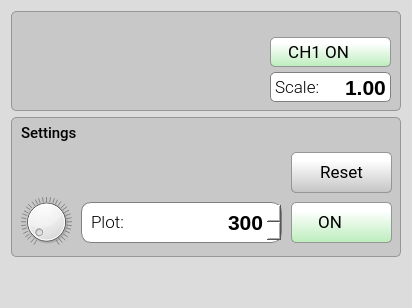
       <widget class="QGroupBox" name="layout_controls">
        <property name="sizePolicy">
         <sizepolicy hsizetype="Preferred" vsizetype="Preferred">
          <horstretch>0</horstretch>
          <verstretch>0</verstretch>
         </sizepolicy>
        </property>
        <property name="minimumSize">
         <size>
          <width>388</width>
          <height>0</height>
         </size>
        </property>
        <property name="font">
         <font>
          <family>Roboto</family>
         </font>
        </property>
        <property name="styleSheet">
         <string notr="true">QGroupBox {background-color: rgb(220,220,220);border: 0px; border-radius: 5px;  margin-top: 0.0em;}; 
QGroupBox::title {subcontrol-origin: margin;left: 10px;padding: 0 3px 0 3px;}</string>
        </property>
        <property name="title">
         <string/>
        </property>
        <layout class="QVBoxLayout" name="verticalLayout_2">
         <item>
          <widget class="QGroupBox" name="groupBox_ch1">
           <property name="minimumSize">
            <size>
             <width>390</width>
             <height>100</height>
            </size>
           </property>
           <property name="maximumSize">
            <size>
             <width>16777215</width>
             <height>150</height>
            </size>
           </property>
           <property name="font">
            <font>
             <family>Roboto Medium</family>
             <pointsize>11</pointsize>
            </font>
           </property>
           <property name="styleSheet">
            <string notr="true">QGroupBox {background-color: rgb(200,200,200);border: 1px solid rgb(150,150,150); border-radius: 5px;  margin-top: 0.5em;}; 
QGroupBox::title {subcontrol-origin: margin;left: 10px;padding: 0 3px 0 3px;}</string>
           </property>
           <property name="title">
            <string/>
           </property>
           <widget class="QDoubleSpinBox" name="doubleSpinBox_gain1">
            <property name="enabled">
             <bool>true</bool>
            </property>
            <property name="geometry">
             <rect>
              <x>259</x>
              <y>61</y>
              <width>121</width>
              <height>30</height>
             </rect>
            </property>
            <property name="minimumSize">
             <size>
              <width>121</width>
              <height>0</height>
             </size>
            </property>
            <property name="maximumSize">
             <size>
              <width>120</width>
              <height>16777215</height>
             </size>
            </property>
            <property name="styleSheet">
             <string notr="true">QDoubleSpinBox { background-color: rgba(255,255,255, 1.0);border: 1px solid gray; border-radius:5px;
				   text-align:right;font-family:'Roboto Mono Medium','Roboto'; font-size:16pt; font-weight:500;  }

QDoubleSpinBox::up-button { height:22px; width: 30px; border: 0px;
									 image: url(:/main/resources/img/arrow_up4.png); }

QDoubleSpinBox::down-button { height:22px; width: 30px; border: 0px;
										  image: url(:/main/resources/img/arrow_down4.png); }

QDoubleSpinBox::up-button:hover { 
	image: url(:/main/resources/img/arrow_up4b.png);
}

QDoubleSpinBox::down-button:hover {
	image: url(:/main/resources/img/arrow_down4b.png);
 }

QDoubleSpinBox:disabled { background-color: rgba(240,240,240, 1.0); border: 1px transparent; border-radius:5px;
                                          text-align:right;font-family:'Roboto Mono Medium','Roboto'; font-size:16pt; font-weight:500; }

QDoubleSpinBox::up-button:disabled { height:22px; width: 30px; border: 0px; image: url(:/main/resources/img/arrow_up2.png); }

QDoubleSpinBox::down-button:disabled { height:22px; width: 30px; border: 0px; image: url(:/main/resources/img/arrow_down2.png); }
</string>
            </property>
            <property name="wrapping">
             <bool>false</bool>
            </property>
            <property name="frame">
             <bool>true</bool>
            </property>
            <property name="alignment">
             <set>Qt::AlignRight|Qt::AlignTrailing|Qt::AlignVCenter</set>
            </property>
            <property name="buttonSymbols">
             <enum>QAbstractSpinBox::NoButtons</enum>
            </property>
            <property name="accelerated">
             <bool>false</bool>
            </property>
            <property name="keyboardTracking">
             <bool>false</bool>
            </property>
            <property name="showGroupSeparator" stdset="0">
             <bool>false</bool>
            </property>
            <property name="prefix">
             <string/>
            </property>
            <property name="decimals">
             <number>2</number>
            </property>
            <property name="minimum">
             <double>-9.900000000000000</double>
            </property>
            <property name="value">
             <double>1.000000000000000</double>
            </property>
           </widget>
           <widget class="QLabel" name="label_7">
            <property name="geometry">
             <rect>
              <x>264</x>
              <y>65</y>
              <width>45</width>
              <height>23</height>
             </rect>
            </property>
            <property name="font">
             <font>
              <family>Roboto Light</family>
              <pointsize>13</pointsize>
              <weight>50</weight>
              <bold>false</bold>
             </font>
            </property>
            <property name="text">
             <string>Scale:</string>
            </property>
           </widget>
           <widget class="QPushButton" name="pushButton_disable1">
            <property name="enabled">
             <bool>true</bool>
            </property>
            <property name="geometry">
             <rect>
              <x>259</x>
              <y>26</y>
              <width>121</width>
              <height>30</height>
             </rect>
            </property>
            <property name="font">
             <font>
              <family>Roboto</family>
              <pointsize>13</pointsize>
             </font>
            </property>
            <property name="styleSheet">
             <string notr="true">QPushButton {
	padding: 0.2em 0.2em 0.3em 0.2em;
	border: 1px solid rgb(150, 150, 150);
	border-radius: 5px;
	color: black;
	background: qlineargradient(x1:0, y1:0, x2:0, y2:2, stop:0 #FFFFFF, stop:0.1 #FFFFFF, stop:1 #69D769);
	text-align:left;
	padding-left:13px;
}

QPushButton:hover:!pressed {
	border: 1px solid rgb(150, 150, 150);
	border-radius: 5px;
	color: #256552;
	background: qlineargradient(x1:0, y1:0, x2:0, y2:2, stop:0 #FFFFFF, stop:0.1 #FFFFFF, stop:1 #ACFAAC);
}

QPushButton:pressed {
	border: 2px solid rgb(150, 150, 150);
	border-radius: 5px;
	background: #FFFFFF;
	color: #2f836a;
}

QPushButton:disabled {
	border: 1px solid rgb(180, 180, 180);
	color: gray;
	background: qlineargradient(x1:0, y1:0, x2:0, y2:2, stop:0 #CCCCCC, stop:0.1 #EEEEEE, stop:1 #BBBBBB);
}</string>
            </property>
            <property name="text">
             <string> CH1 ON  </string>
            </property>
            <property name="icon">
             <iconset resource="resources.qrc">
              <normaloff>:/main/resources/img/power-off-green3.png</normaloff>
              <disabledoff>:/main/resources/img/power-off-green3.png</disabledoff>:/main/resources/img/power-off-green3.png</iconset>
            </property>
            <property name="iconSize">
             <size>
              <width>23</width>
              <height>22</height>
             </size>
            </property>
           </widget>
           <widget class="QPushButton" name="pushButton_enable1">
            <property name="geometry">
             <rect>
              <x>259</x>
              <y>26</y>
              <width>121</width>
              <height>30</height>
             </rect>
            </property>
            <property name="font">
             <font>
              <family>Roboto</family>
              <pointsize>13</pointsize>
             </font>
            </property>
            <property name="styleSheet">
             <string notr="true">QPushButton {
	padding: 0.2em 0.2em 0.3em 0.2em;
	border: 1px solid rgb(150, 150, 150);
	border-radius: 5px;
	color: black;
	background: qlineargradient(x1:0, y1:0, x2:0, y2:2, stop:0 #FFFFFF, stop:0.1 #FFFFFF, stop:1 #7B7B7B);
	text-align:left;
	padding-left:13px;
}

QPushButton:hover:!pressed {
	border: 1px solid rgb(150, 150, 150);
	border-radius: 5px;
	color: #256552;
	background: qlineargradient(x1:0, y1:0, x2:0, y2:2, stop:0 #FFFFFF, stop:0.1 #FFFFFF, stop:1 #AAAAAA);
}

QPushButton:pressed {
	border: 2px solid rgb(150, 150, 150);
	border-radius: 5px;
	background: #FFFFFF;
	color: #2f836a;
}

QPushButton:disabled {
	border: 1px solid rgb(180, 180, 180);
	color: gray;
	background: qlineargradient(x1:0, y1:0, x2:0, y2:2, stop:0 #CCCCCC, stop:0.1 #EEEEEE, stop:1 #BBBBBB);
}</string>
            </property>
            <property name="text">
             <string> CH1 OFF</string>
            </property>
            <property name="icon">
             <iconset resource="resources.qrc">
              <normaloff>:/main/resources/img/power-off-gray2.png</normaloff>:/main/resources/img/power-off-gray2.png</iconset>
            </property>
            <property name="iconSize">
             <size>
              <width>23</width>
              <height>22</height>
             </size>
            </property>
           </widget>
           <zorder>doubleSpinBox_gain1</zorder>
           <zorder>label_7</zorder>
           <zorder>pushButton_enable1</zorder>
           <zorder>pushButton_disable1</zorder>
          </widget>
         </item>
         <item>
          <widget class="QGroupBox" name="groupBox_settigns">
           <property name="sizePolicy">
            <sizepolicy hsizetype="Preferred" vsizetype="Expanding">
             <horstretch>0</horstretch>
             <verstretch>0</verstretch>
            </sizepolicy>
           </property>
           <property name="minimumSize">
            <size>
             <width>0</width>
             <height>140</height>
            </size>
           </property>
           <property name="maximumSize">
            <size>
             <width>16777215</width>
             <height>140</height>
            </size>
           </property>
           <property name="font">
            <font>
             <family>Roboto Medium</family>
             <pointsize>11</pointsize>
             <weight>50</weight>
             <italic>false</italic>
             <bold>false</bold>
             <kerning>true</kerning>
            </font>
           </property>
           <property name="styleSheet">
            <string notr="true">QGroupBox {background-color: rgb(200,200,200);border: 1px solid rgb(150,150,150); border-radius: 5px;  margin-top: 0.5em;}; 
QGroupBox::title {subcontrol-origin: margin;left: 10px;padding: 0 3px 0 3px;}</string>
           </property>
           <property name="title">
            <string/>
           </property>
           <widget class="QLabel" name="label_3">
            <property name="geometry">
             <rect>
              <x>80</x>
              <y>95</y>
              <width>101</width>
              <height>21</height>
             </rect>
            </property>
            <property name="font">
             <font>
              <family>Roboto Light</family>
              <pointsize>13</pointsize>
              <weight>50</weight>
              <bold>false</bold>
             </font>
            </property>
            <property name="text">
             <string>Plot:</string>
            </property>
           </widget>
           <widget class="QDial" name="dial_display">
            <property name="geometry">
             <rect>
              <x>10</x>
              <y>80</y>
              <width>51</width>
              <height>50</height>
             </rect>
            </property>
            <property name="minimum">
             <number>2</number>
            </property>
            <property name="maximum">
             <number>6000</number>
            </property>
            <property name="value">
             <number>100</number>
            </property>
            <property name="orientation">
             <enum>Qt::Horizontal</enum>
            </property>
            <property name="invertedAppearance">
             <bool>false</bool>
            </property>
            <property name="wrapping">
             <bool>false</bool>
            </property>
            <property name="notchTarget">
             <double>30.000000000000000</double>
            </property>
            <property name="notchesVisible">
             <bool>true</bool>
            </property>
           </widget>
           <widget class="QSpinBox" name="spinBox_display">
            <property name="geometry">
             <rect>
              <x>70</x>
              <y>85</y>
              <width>201</width>
              <height>41</height>
             </rect>
            </property>
            <property name="styleSheet">
             <string notr="true">QSpinBox { background-color: rgba(255,255,255, 1.0);border: 1px solid gray; border-radius:10px;
				   text-align:right;font-family:'Roboto Mono Medium','Roboto'; font-size:16pt; font-weight:500;  }

QSpinBox::up-button { 
	height:22px; 
	width: 30px;
	border: 0px;
	image: url(:/main/resources/img/arrow_up4.png);
}

QSpinBox::down-button {
	height:22px; 
	width: 30px;
	border: 0px;
	image: url(:/main/resources/img/arrow_down4.png);
 }

QSpinBox::up-button:hover { 
	image: url(:/main/resources/img/arrow_up4b.png);
}

QSpinBox::down-button:hover {
	image: url(:/main/resources/img/arrow_down4b.png);
 }

QSpinBox:disabled { background-color: rgba(240,240,240, 1.0); border: 1px transparent; border-radius:10px;
                                          border-color: transparent; border-width: 1px; border-style:inset; border-radius:10px;
                                          text-align:right;font-family:'Roboto Mono Medium','Roboto'; font-size:16pt; font-weight:500; }

QSpinBox::up-button:disabled { height:22px; width: 30px; border: 0px; image: url(:/main/resources/img/arrow_up2.png); }

QSpinBox::down-button:disabled { height:22px; width: 30px; border: 0px; image: url(:/main/resources/img/arrow_down2.png); }
</string>
            </property>
            <property name="wrapping">
             <bool>false</bool>
            </property>
            <property name="alignment">
             <set>Qt::AlignRight|Qt::AlignTrailing|Qt::AlignVCenter</set>
            </property>
            <property name="buttonSymbols">
             <enum>QAbstractSpinBox::UpDownArrows</enum>
            </property>
            <property name="accelerated">
             <bool>false</bool>
            </property>
            <property name="keyboardTracking">
             <bool>false</bool>
            </property>
            <property name="showGroupSeparator" stdset="0">
             <bool>false</bool>
            </property>
            <property name="suffix">
             <string/>
            </property>
            <property name="minimum">
             <number>2</number>
            </property>
            <property name="maximum">
             <number>6000</number>
            </property>
            <property name="value">
             <number>300</number>
            </property>
           </widget>
           <widget class="QLabel" name="label_dial4">
            <property name="geometry">
             <rect>
              <x>10</x>
              <y>80</y>
              <width>51</width>
              <height>50</height>
             </rect>
            </property>
            <property name="text">
             <string/>
            </property>
            <property name="pixmap">
             <pixmap resource="resources.qrc">:/main/resources/img/dial1.png</pixmap>
            </property>
            <property name="scaledContents">
             <bool>false</bool>
            </property>
           </widget>
           <widget class="QPushButton" name="pushButton_disable">
            <property name="geometry">
             <rect>
              <x>280</x>
              <y>85</y>
              <width>101</width>
              <height>41</height>
             </rect>
            </property>
            <property name="font">
             <font>
              <family>Roboto</family>
              <pointsize>13</pointsize>
             </font>
            </property>
            <property name="styleSheet">
             <string notr="true">QPushButton {
	padding: 0.2em 0.2em 0.3em 0.2em;
	border: 1px solid rgb(150, 150, 150);
	border-radius: 5px;
	color: black;
	background: qlineargradient(x1:0, y1:0, x2:0, y2:2, stop:0 #FFFFFF, stop:0.1 #FFFFFF, stop:1 #69D769);
	text-align:left;
	padding-left:22px;
}

QPushButton:hover:!pressed {
	border: 1px solid rgb(150, 150, 150);
	border-radius: 5px;
	color: #256552;
	background: qlineargradient(x1:0, y1:0, x2:0, y2:2, stop:0 #FFFFFF, stop:0.1 #FFFFFF, stop:1 #ACFAAC);
}

QPushButton:pressed {
	border: 2px solid rgb(150, 150, 150);
	border-radius: 5px;
	background: #FFFFFF;
	color: #2f836a;
}

QPushButton:disabled {
	border: 1px solid rgb(180, 180, 180);
	color: gray;
	background: qlineargradient(x1:0, y1:0, x2:0, y2:2, stop:0 #CCCCCC, stop:0.1 #EEEEEE, stop:1 #BBBBBB);
}</string>
            </property>
            <property name="text">
             <string> ON  </string>
            </property>
            <property name="icon">
             <iconset resource="resources.qrc">
              <normaloff>:/main/resources/img/power-off-green3.png</normaloff>
              <disabledoff>:/main/resources/img/power-off-green3.png</disabledoff>:/main/resources/img/power-off-green3.png</iconset>
            </property>
            <property name="iconSize">
             <size>
              <width>23</width>
              <height>22</height>
             </size>
            </property>
           </widget>
           <widget class="QPushButton" name="pushButton_enable">
            <property name="geometry">
             <rect>
              <x>280</x>
              <y>85</y>
              <width>101</width>
              <height>41</height>
             </rect>
            </property>
            <property name="font">
             <font>
              <family>Roboto</family>
              <pointsize>13</pointsize>
             </font>
            </property>
            <property name="styleSheet">
             <string notr="true">QPushButton {
	padding: 0.2em 0.2em 0.3em 0.2em;
	border: 1px solid rgb(150, 150, 150);
	border-radius: 5px;
	color: black;
	background: qlineargradient(x1:0, y1:0, x2:0, y2:2, stop:0 #FFFFFF, stop:0.1 #FFFFFF, stop:1 #7B7B7B);
	text-align:left;
	padding-left:22px;
}

QPushButton:hover:!pressed {
	border: 1px solid rgb(150, 150, 150);
	border-radius: 5px;
	color: #256552;
	background: qlineargradient(x1:0, y1:0, x2:0, y2:2, stop:0 #FFFFFF, stop:0.1 #FFFFFF, stop:1 #AAAAAA);
}

QPushButton:pressed {
	border: 2px solid rgb(150, 150, 150);
	border-radius: 5px;
	background: #FFFFFF;
	color: #2f836a;
}

QPushButton:disabled {
	border: 1px solid rgb(180, 180, 180);
	color: gray;
	background: qlineargradient(x1:0, y1:0, x2:0, y2:2, stop:0 #CCCCCC, stop:0.1 #EEEEEE, stop:1 #BBBBBB);
}</string>
            </property>
            <property name="text">
             <string> OFF</string>
            </property>
            <property name="icon">
             <iconset resource="resources.qrc">
              <normaloff>:/main/resources/img/power-off-gray2.png</normaloff>:/main/resources/img/power-off-gray2.png</iconset>
            </property>
            <property name="iconSize">
             <size>
              <width>23</width>
              <height>22</height>
             </size>
            </property>
           </widget>
           <widget class="QLabel" name="label_13">
            <property name="geometry">
             <rect>
              <x>10</x>
              <y>8</y>
              <width>81</width>
              <height>16</height>
             </rect>
            </property>
            <property name="font">
             <font>
              <family>Roboto Medium</family>
              <pointsize>11</pointsize>
             </font>
            </property>
            <property name="text">
             <string>Settings</string>
            </property>
           </widget>
           <widget class="QPushButton" name="pushButton_reset">
            <property name="geometry">
             <rect>
              <x>280</x>
              <y>35</y>
              <width>101</width>
              <height>41</height>
             </rect>
            </property>
            <property name="font">
             <font>
              <family>Roboto</family>
              <pointsize>13</pointsize>
             </font>
            </property>
            <property name="styleSheet">
             <string notr="true">QPushButton {
	padding: 0.2em 0.2em 0.3em 0.2em;
	border: 1px solid rgb(150, 150, 150);
	border-radius: 5px;
	color: black;
	background: qlineargradient(x1:0, y1:0, x2:0, y2:2, stop:0 #FFFFFF, stop:0.1 #FFFFFF, stop:1 #7B7B7B);
}

QPushButton:hover:!pressed {
	border: 1px solid rgb(150, 150, 150);
	border-radius: 5px;
	color: #256552;
	background: qlineargradient(x1:0, y1:0, x2:0, y2:2, stop:0 #FFFFFF, stop:0.1 #FFFFFF, stop:1 #AAAAAA);
}

QPushButton:pressed {
	border: 2px solid rgb(150, 150, 150);
	border-radius: 5px;
	background: #FFFFFF;
	color: #2f836a;
}

QPushButton:disabled {
	border: 1px solid rgb(180, 180, 180);
	color: gray;
	background: qlineargradient(x1:0, y1:0, x2:0, y2:2, stop:0 #CCCCCC, stop:0.1 #EEEEEE, stop:1 #BBBBBB);
}</string>
            </property>
            <property name="text">
             <string>Reset</string>
            </property>
            <property name="iconSize">
             <size>
              <width>23</width>
              <height>22</height>
             </size>
            </property>
           </widget>
           <widget class="QPushButton" name="pushButton_resetZoom">
            <property name="geometry">
             <rect>
              <x>280</x>
              <y>35</y>
              <width>101</width>
              <height>41</height>
             </rect>
            </property>
            <property name="font">
             <font>
              <family>Roboto</family>
              <pointsize>13</pointsize>
             </font>
            </property>
            <property name="styleSheet">
             <string notr="true">QPushButton {
	padding: 0.2em 0.2em 0.3em 0.2em;
	border: 1px solid rgb(150, 150, 150);
	border-radius: 5px;
	color: black;
	background: qlineargradient(x1:0, y1:0, x2:0, y2:2, stop:0 #FFFFFF, stop:0.1 #FFFFFF, stop:1 #7B7B7B);
}

QPushButton:hover:!pressed {
	border: 1px solid rgb(150, 150, 150);
	border-radius: 5px;
	color: #256552;
	background: qlineargradient(x1:0, y1:0, x2:0, y2:2, stop:0 #FFFFFF, stop:0.1 #FFFFFF, stop:1 #AAAAAA);
}

QPushButton:pressed {
	border: 2px solid rgb(150, 150, 150);
	border-radius: 5px;
	background: #FFFFFF;
	color: #2f836a;
}

QPushButton:disabled {
	border: 1px solid rgb(180, 180, 180);
	color: gray;
	background: qlineargradient(x1:0, y1:0, x2:0, y2:2, stop:0 #CCCCCC, stop:0.1 #EEEEEE, stop:1 #BBBBBB);
}</string>
            </property>
            <property name="text">
             <string>Reset Zoom</string>
            </property>
            <property name="iconSize">
             <size>
              <width>23</width>
              <height>22</height>
             </size>
            </property>
           </widget>
           <zorder>spinBox_display</zorder>
           <zorder>label_3</zorder>
           <zorder>label_dial4</zorder>
           <zorder>dial_display</zorder>
           <zorder>pushButton_enable</zorder>
           <zorder>pushButton_disable</zorder>
           <zorder>label_13</zorder>
           <zorder>pushButton_resetZoom</zorder>
           <zorder>pushButton_reset</zorder>
          </widget>
         </item>
         <item>
          <spacer name="verticalSpacer_4">
           <property name="orientation">
            <enum>Qt::Vertical</enum>
           </property>
           <property name="sizeHint" stdset="0">
            <size>
             <width>20</width>
             <height>40</height>
            </size>
           </property>
          </spacer>
         </item>
        </layout>
       </widget>
